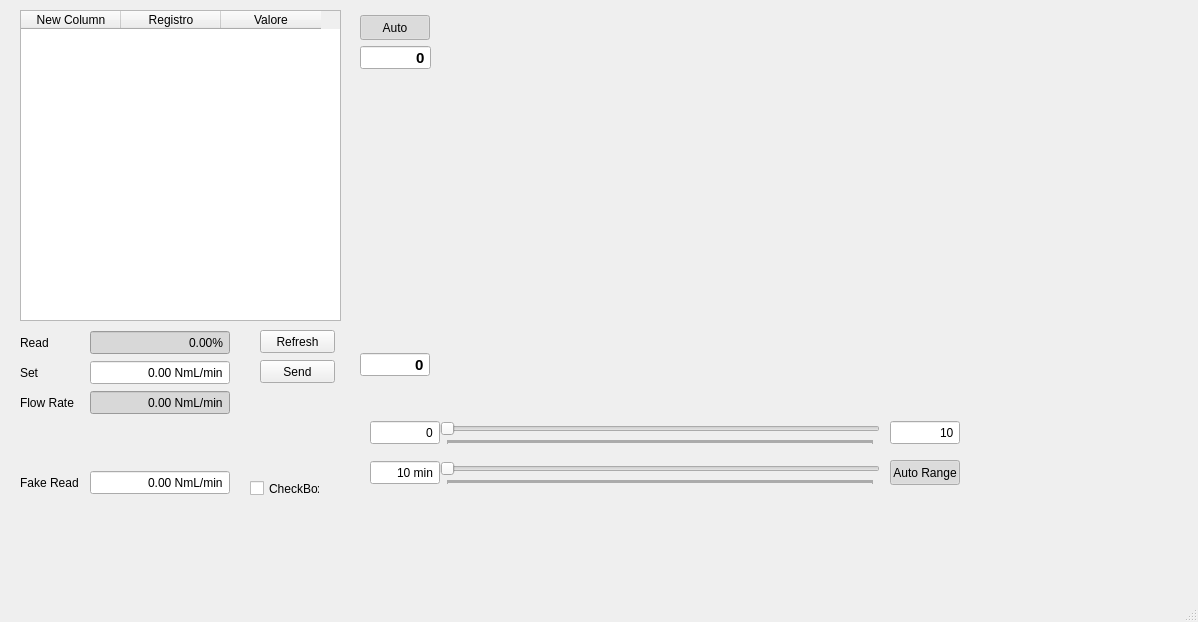
<?xml version="1.0" encoding="UTF-8"?>
<ui version="4.0">
 <class>MainWindow</class>
 <widget class="QMainWindow" name="MainWindow">
  <property name="geometry">
   <rect>
    <x>0</x>
    <y>0</y>
    <width>1198</width>
    <height>622</height>
   </rect>
  </property>
  <property name="windowTitle">
   <string>MainWindow</string>
  </property>
  <widget class="QWidget" name="centralwidget">
   <widget class="QTableWidget" name="regTW">
    <property name="geometry">
     <rect>
      <x>20</x>
      <y>10</y>
      <width>321</width>
      <height>311</height>
     </rect>
    </property>
    <column>
     <property name="text">
      <string>New Column</string>
     </property>
    </column>
    <column>
     <property name="text">
      <string>Registro</string>
     </property>
    </column>
    <column>
     <property name="text">
      <string>Valore</string>
     </property>
    </column>
   </widget>
   <widget class="QPushButton" name="refreshPb">
    <property name="geometry">
     <rect>
      <x>260</x>
      <y>330</y>
      <width>75</width>
      <height>23</height>
     </rect>
    </property>
    <property name="text">
     <string>Refresh</string>
    </property>
   </widget>
   <widget class="QDoubleSpinBox" name="flowSetDsb">
    <property name="geometry">
     <rect>
      <x>90</x>
      <y>360</y>
      <width>140</width>
      <height>25</height>
     </rect>
    </property>
    <property name="alignment">
     <set>Qt::AlignRight|Qt::AlignTrailing|Qt::AlignVCenter</set>
    </property>
    <property name="buttonSymbols">
     <enum>QAbstractSpinBox::NoButtons</enum>
    </property>
    <property name="suffix">
     <string> NmL/min</string>
    </property>
    <property name="maximum">
     <double>1000.000000000000000</double>
    </property>
    <property name="singleStep">
     <double>50.000000000000000</double>
    </property>
    <property name="value">
     <double>0.000000000000000</double>
    </property>
   </widget>
   <widget class="QLabel" name="flowSetLbl">
    <property name="geometry">
     <rect>
      <x>20</x>
      <y>360</y>
      <width>70</width>
      <height>25</height>
     </rect>
    </property>
    <property name="text">
     <string>Set</string>
    </property>
   </widget>
   <widget class="QPushButton" name="sendPb">
    <property name="geometry">
     <rect>
      <x>260</x>
      <y>360</y>
      <width>75</width>
      <height>23</height>
     </rect>
    </property>
    <property name="text">
     <string>Send</string>
    </property>
   </widget>
   <widget class="QDoubleSpinBox" name="flowReadDsb">
    <property name="geometry">
     <rect>
      <x>90</x>
      <y>330</y>
      <width>140</width>
      <height>25</height>
     </rect>
    </property>
    <property name="styleSheet">
     <string notr="true">background-color: rgb(216, 216, 216);</string>
    </property>
    <property name="alignment">
     <set>Qt::AlignRight|Qt::AlignTrailing|Qt::AlignVCenter</set>
    </property>
    <property name="readOnly">
     <bool>true</bool>
    </property>
    <property name="buttonSymbols">
     <enum>QAbstractSpinBox::NoButtons</enum>
    </property>
    <property name="suffix">
     <string>%</string>
    </property>
    <property name="maximum">
     <double>9999.989999999999782</double>
    </property>
    <property name="singleStep">
     <double>50.000000000000000</double>
    </property>
    <property name="value">
     <double>0.000000000000000</double>
    </property>
   </widget>
   <widget class="QLabel" name="flowReadLbl">
    <property name="geometry">
     <rect>
      <x>20</x>
      <y>330</y>
      <width>70</width>
      <height>25</height>
     </rect>
    </property>
    <property name="text">
     <string>Read</string>
    </property>
   </widget>
   <widget class="QDoubleSpinBox" name="flowRateDsb">
    <property name="geometry">
     <rect>
      <x>90</x>
      <y>390</y>
      <width>140</width>
      <height>25</height>
     </rect>
    </property>
    <property name="styleSheet">
     <string notr="true">background-color: rgb(216, 216, 216);</string>
    </property>
    <property name="alignment">
     <set>Qt::AlignRight|Qt::AlignTrailing|Qt::AlignVCenter</set>
    </property>
    <property name="readOnly">
     <bool>true</bool>
    </property>
    <property name="buttonSymbols">
     <enum>QAbstractSpinBox::NoButtons</enum>
    </property>
    <property name="suffix">
     <string> NmL/min</string>
    </property>
    <property name="maximum">
     <double>9999.989999999999782</double>
    </property>
    <property name="singleStep">
     <double>50.000000000000000</double>
    </property>
    <property name="value">
     <double>0.000000000000000</double>
    </property>
   </widget>
   <widget class="QLabel" name="flowRateLbl">
    <property name="geometry">
     <rect>
      <x>20</x>
      <y>390</y>
      <width>70</width>
      <height>25</height>
     </rect>
    </property>
    <property name="text">
     <string>Flow Rate</string>
    </property>
   </widget>
   <widget class="QLabel" name="fake_flowReadLbl">
    <property name="geometry">
     <rect>
      <x>20</x>
      <y>470</y>
      <width>70</width>
      <height>25</height>
     </rect>
    </property>
    <property name="text">
     <string>Fake Read</string>
    </property>
   </widget>
   <widget class="QDoubleSpinBox" name="fake_flowReadDsb">
    <property name="geometry">
     <rect>
      <x>90</x>
      <y>470</y>
      <width>140</width>
      <height>25</height>
     </rect>
    </property>
    <property name="alignment">
     <set>Qt::AlignRight|Qt::AlignTrailing|Qt::AlignVCenter</set>
    </property>
    <property name="buttonSymbols">
     <enum>QAbstractSpinBox::NoButtons</enum>
    </property>
    <property name="suffix">
     <string> NmL/min</string>
    </property>
    <property name="maximum">
     <double>1000.000000000000000</double>
    </property>
    <property name="singleStep">
     <double>50.000000000000000</double>
    </property>
    <property name="value">
     <double>0.000000000000000</double>
    </property>
   </widget>
   <widget class="QCheckBox" name="fakeCkb">
    <property name="geometry">
     <rect>
      <x>250</x>
      <y>480</y>
      <width>70</width>
      <height>17</height>
     </rect>
    </property>
    <property name="text">
     <string>CheckBox</string>
    </property>
   </widget>
   <widget class="QPushButton" name="xautorangePb">
    <property name="geometry">
     <rect>
      <x>890</x>
      <y>460</y>
      <width>70</width>
      <height>25</height>
     </rect>
    </property>
    <property name="text">
     <string>Auto Range</string>
    </property>
    <property name="checkable">
     <bool>true</bool>
    </property>
    <property name="checked">
     <bool>true</bool>
    </property>
   </widget>
   <widget class="QDoubleSpinBox" name="xmaxDsb">
    <property name="geometry">
     <rect>
      <x>890</x>
      <y>420</y>
      <width>70</width>
      <height>25</height>
     </rect>
    </property>
    <property name="alignment">
     <set>Qt::AlignRight|Qt::AlignTrailing|Qt::AlignVCenter</set>
    </property>
    <property name="buttonSymbols">
     <enum>QAbstractSpinBox::NoButtons</enum>
    </property>
    <property name="suffix">
     <string/>
    </property>
    <property name="decimals">
     <number>0</number>
    </property>
    <property name="maximum">
     <double>10000.000000000000000</double>
    </property>
    <property name="value">
     <double>10.000000000000000</double>
    </property>
   </widget>
   <widget class="QDoubleSpinBox" name="xminDsb">
    <property name="geometry">
     <rect>
      <x>370</x>
      <y>420</y>
      <width>70</width>
      <height>25</height>
     </rect>
    </property>
    <property name="alignment">
     <set>Qt::AlignRight|Qt::AlignTrailing|Qt::AlignVCenter</set>
    </property>
    <property name="buttonSymbols">
     <enum>QAbstractSpinBox::NoButtons</enum>
    </property>
    <property name="suffix">
     <string/>
    </property>
    <property name="decimals">
     <number>0</number>
    </property>
    <property name="maximum">
     <double>10000.000000000000000</double>
    </property>
   </widget>
   <widget class="QSlider" name="xposSld">
    <property name="geometry">
     <rect>
      <x>440</x>
      <y>420</y>
      <width>440</width>
      <height>25</height>
     </rect>
    </property>
    <property name="maximum">
     <number>9999998</number>
    </property>
    <property name="orientation">
     <enum>Qt::Horizontal</enum>
    </property>
    <property name="tickPosition">
     <enum>QSlider::TicksBelow</enum>
    </property>
    <property name="tickInterval">
     <number>0</number>
    </property>
   </widget>
   <widget class="QDoubleSpinBox" name="yminDsb">
    <property name="geometry">
     <rect>
      <x>360</x>
      <y>352</y>
      <width>70</width>
      <height>25</height>
     </rect>
    </property>
    <property name="font">
     <font>
      <pointsize>11</pointsize>
      <weight>75</weight>
      <bold>true</bold>
     </font>
    </property>
    <property name="alignment">
     <set>Qt::AlignRight|Qt::AlignTrailing|Qt::AlignVCenter</set>
    </property>
    <property name="buttonSymbols">
     <enum>QAbstractSpinBox::NoButtons</enum>
    </property>
    <property name="suffix">
     <string/>
    </property>
    <property name="decimals">
     <number>0</number>
    </property>
    <property name="maximum">
     <double>2000.000000000000000</double>
    </property>
    <property name="singleStep">
     <double>50.000000000000000</double>
    </property>
   </widget>
   <widget class="QDoubleSpinBox" name="xrangeDsb">
    <property name="geometry">
     <rect>
      <x>370</x>
      <y>460</y>
      <width>70</width>
      <height>25</height>
     </rect>
    </property>
    <property name="alignment">
     <set>Qt::AlignRight|Qt::AlignTrailing|Qt::AlignVCenter</set>
    </property>
    <property name="buttonSymbols">
     <enum>QAbstractSpinBox::NoButtons</enum>
    </property>
    <property name="suffix">
     <string> min</string>
    </property>
    <property name="decimals">
     <number>0</number>
    </property>
    <property name="maximum">
     <double>10000.000000000000000</double>
    </property>
    <property name="value">
     <double>10.000000000000000</double>
    </property>
   </widget>
   <widget class="QSlider" name="xrangeSld">
    <property name="geometry">
     <rect>
      <x>440</x>
      <y>460</y>
      <width>440</width>
      <height>25</height>
     </rect>
    </property>
    <property name="maximum">
     <number>99990</number>
    </property>
    <property name="singleStep">
     <number>1</number>
    </property>
    <property name="pageStep">
     <number>10</number>
    </property>
    <property name="value">
     <number>10</number>
    </property>
    <property name="orientation">
     <enum>Qt::Horizontal</enum>
    </property>
    <property name="tickPosition">
     <enum>QSlider::TicksBelow</enum>
    </property>
    <property name="tickInterval">
     <number>0</number>
    </property>
   </widget>
   <widget class="QDoubleSpinBox" name="ymaxDsb">
    <property name="geometry">
     <rect>
      <x>360</x>
      <y>45</y>
      <width>71</width>
      <height>25</height>
     </rect>
    </property>
    <property name="font">
     <font>
      <pointsize>11</pointsize>
      <weight>75</weight>
      <bold>true</bold>
     </font>
    </property>
    <property name="alignment">
     <set>Qt::AlignRight|Qt::AlignTrailing|Qt::AlignVCenter</set>
    </property>
    <property name="buttonSymbols">
     <enum>QAbstractSpinBox::NoButtons</enum>
    </property>
    <property name="suffix">
     <string/>
    </property>
    <property name="decimals">
     <number>0</number>
    </property>
    <property name="maximum">
     <double>2000.000000000000000</double>
    </property>
    <property name="singleStep">
     <double>50.000000000000000</double>
    </property>
   </widget>
   <widget class="QWidget" name="graphMainWgt" native="true">
    <property name="geometry">
     <rect>
      <x>360</x>
      <y>10</y>
      <width>600</width>
      <height>400</height>
     </rect>
    </property>
    <layout class="QHBoxLayout" name="graphMainHBL">
     <property name="spacing">
      <number>0</number>
     </property>
     <property name="leftMargin">
      <number>0</number>
     </property>
     <property name="topMargin">
      <number>0</number>
     </property>
     <property name="rightMargin">
      <number>0</number>
     </property>
     <property name="bottomMargin">
      <number>0</number>
     </property>
    </layout>
   </widget>
   <widget class="QPushButton" name="yautorangePb">
    <property name="geometry">
     <rect>
      <x>360</x>
      <y>15</y>
      <width>70</width>
      <height>25</height>
     </rect>
    </property>
    <property name="text">
     <string>Auto</string>
    </property>
    <property name="checkable">
     <bool>true</bool>
    </property>
    <property name="checked">
     <bool>true</bool>
    </property>
   </widget>
   <zorder>graphMainWgt</zorder>
   <zorder>regTW</zorder>
   <zorder>refreshPb</zorder>
   <zorder>flowSetDsb</zorder>
   <zorder>flowSetLbl</zorder>
   <zorder>sendPb</zorder>
   <zorder>flowReadDsb</zorder>
   <zorder>flowReadLbl</zorder>
   <zorder>flowRateDsb</zorder>
   <zorder>flowRateLbl</zorder>
   <zorder>fake_flowReadLbl</zorder>
   <zorder>fake_flowReadDsb</zorder>
   <zorder>fakeCkb</zorder>
   <zorder>xautorangePb</zorder>
   <zorder>xmaxDsb</zorder>
   <zorder>xminDsb</zorder>
   <zorder>xposSld</zorder>
   <zorder>yminDsb</zorder>
   <zorder>xrangeDsb</zorder>
   <zorder>xrangeSld</zorder>
   <zorder>ymaxDsb</zorder>
   <zorder>yautorangePb</zorder>
  </widget>
  <widget class="QMenuBar" name="menubar">
   <property name="geometry">
    <rect>
     <x>0</x>
     <y>0</y>
     <width>1198</width>
     <height>21</height>
    </rect>
   </property>
  </widget>
  <widget class="QStatusBar" name="statusbar"/>
 </widget>
 <resources/>
 <connections/>
</ui>
